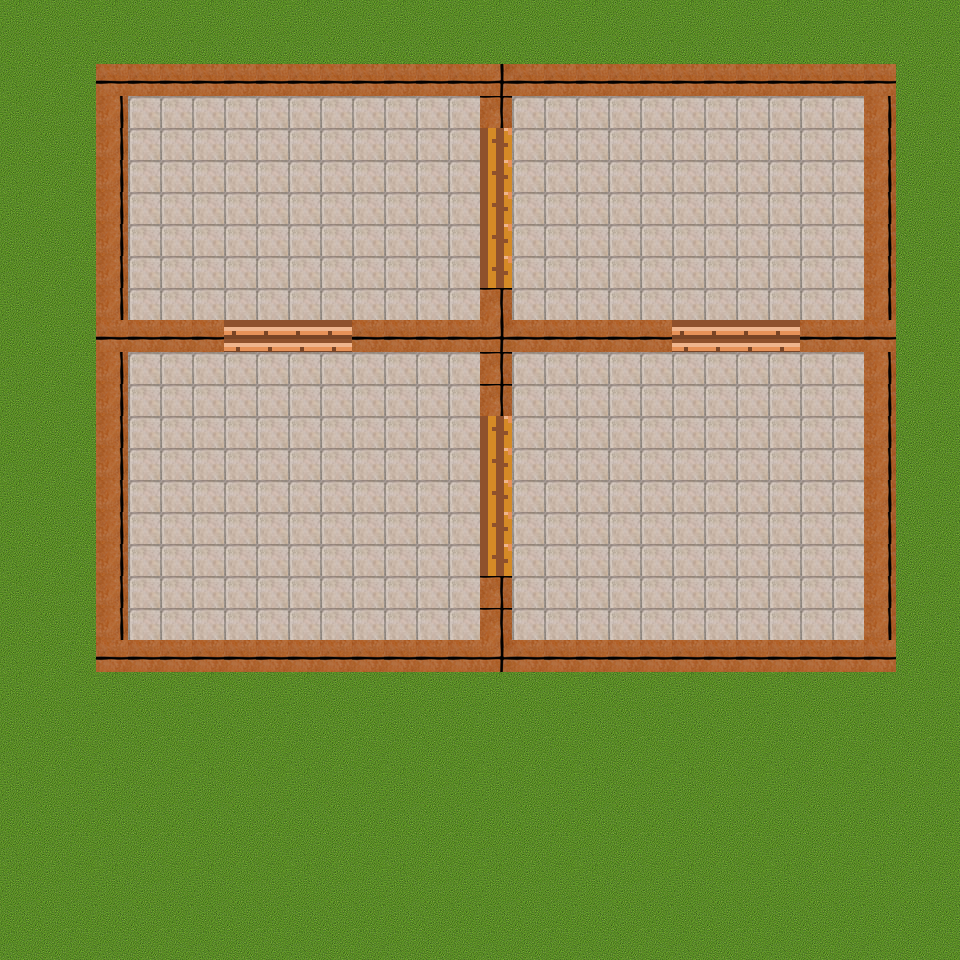

The image is a tile-based game level rendered from a .tmx file. Its description and source (layers, tilesets, objects; grid data summarised) follow:
An orthogonal 30x30 tile map with 32x32 px tiles, 1 tile layer (Capa de Patrones 1), 4 tilesets.

<map version="1.0" orientation="orthogonal" renderorder="right-down" width="30" height="30" tilewidth="32" tileheight="32">
 <tileset firstgid="1" name="hierba" tilewidth="32" tileheight="32">
  <image source="hierba.png" width="100" height="100" />
 </tileset>
 <tileset firstgid="10" name="Pared" tilewidth="32" tileheight="32">
  <image source="pared.png" width="300" height="300" />
  <terraintypes>
   <terrain name="Nuevo Terreno" tile="-1" />
  </terraintypes>
  <tile id="0">
   <properties>
    <property name="colision" value="true" />
   </properties>
  </tile>
  <tile id="1">
   <properties>
    <property name="colision" value="true" />
   </properties>
  </tile>
  <tile id="2">
   <properties>
    <property name="colision" value="true" />
   </properties>
  </tile>
  <tile id="3">
   <properties>
    <property name="colision" value="true" />
   </properties>
  </tile>
  <tile id="4">
   <properties>
    <property name="colision" value="true" />
   </properties>
  </tile>
  <tile id="5">
   <properties>
    <property name="colision" value="true" />
   </properties>
  </tile>
  <tile id="6">
   <properties>
    <property name="colision" value="true" />
   </properties>
  </tile>
  <tile id="7">
   <properties>
    <property name="colision" value="true" />
   </properties>
  </tile>
  <tile id="8">
   <properties>
    <property name="colision" value="true" />
   </properties>
  </tile>
  <tile id="9">
   <properties>
    <property name="colision" value="true" />
   </properties>
  </tile>
  <tile id="10">
   <properties>
    <property name="colision" value="true" />
   </properties>
  </tile>
  <tile id="11">
   <properties>
    <property name="colision" value="true" />
   </properties>
  </tile>
  <tile id="12">
   <properties>
    <property name="colision" value="true" />
   </properties>
  </tile>
  <tile id="13">
   <properties>
    <property name="colision" value="true" />
   </properties>
  </tile>
  <tile id="14">
   <properties>
    <property name="colision" value="true" />
   </properties>
  </tile>
  <tile id="15">
   <properties>
    <property name="colision" value="true" />
   </properties>
  </tile>
  <tile id="16">
   <properties>
    <property name="colision" value="true" />
   </properties>
  </tile>
  <tile id="17">
   <properties>
    <property name="colision" value="true" />
   </properties>
  </tile>
  <tile id="18">
   <properties>
    <property name="colision" value="true" />
   </properties>
  </tile>
  <tile id="19">
   <properties>
    <property name="colision" value="true" />
   </properties>
  </tile>
  <tile id="20">
   <properties>
    <property name="colision" value="true" />
   </properties>
  </tile>
  <tile id="21">
   <properties>
    <property name="colision" value="true" />
   </properties>
  </tile>
  <tile id="22">
   <properties>
    <property name="colision" value="true" />
   </properties>
  </tile>
  <tile id="23">
   <properties>
    <property name="colision" value="true" />
   </properties>
  </tile>
  <tile id="24">
   <properties>
    <property name="colision" value="true" />
   </properties>
  </tile>
  <tile id="25">
   <properties>
    <property name="colision" value="true" />
   </properties>
  </tile>
  <tile id="26">
   <properties>
    <property name="colision" value="true" />
   </properties>
  </tile>
  <tile id="27">
   <properties>
    <property name="colision" value="true" />
   </properties>
  </tile>
  <tile id="28">
   <properties>
    <property name="colision" value="true" />
   </properties>
  </tile>
  <tile id="29">
   <properties>
    <property name="colision" value="true" />
   </properties>
  </tile>
  <tile id="30">
   <properties>
    <property name="colision" value="true" />
   </properties>
  </tile>
  <tile id="31">
   <properties>
    <property name="colision" value="true" />
   </properties>
  </tile>
  <tile id="32">
   <properties>
    <property name="colision" value="true" />
   </properties>
  </tile>
  <tile id="33">
   <properties>
    <property name="colision" value="true" />
   </properties>
  </tile>
  <tile id="34">
   <properties>
    <property name="colision" value="true" />
   </properties>
  </tile>
  <tile id="35">
   <properties>
    <property name="colision" value="true" />
   </properties>
  </tile>
  <tile id="36">
   <properties>
    <property name="colision" value="true" />
   </properties>
  </tile>
  <tile id="37">
   <properties>
    <property name="colision" value="true" />
   </properties>
  </tile>
  <tile id="38">
   <properties>
    <property name="colision" value="true" />
   </properties>
  </tile>
  <tile id="39">
   <properties>
    <property name="colision" value="true" />
   </properties>
  </tile>
  <tile id="40">
   <properties>
    <property name="colision" value="true" />
   </properties>
  </tile>
  <tile id="41">
   <properties>
    <property name="colision" value="true" />
   </properties>
  </tile>
  <tile id="42">
   <properties>
    <property name="colision" value="true" />
   </properties>
  </tile>
  <tile id="43">
   <properties>
    <property name="colision" value="true" />
   </properties>
  </tile>
  <tile id="44">
   <properties>
    <property name="colision" value="true" />
   </properties>
  </tile>
  <tile id="45">
   <properties>
    <property name="colision" value="true" />
   </properties>
  </tile>
  <tile id="46">
   <properties>
    <property name="colision" value="true" />
   </properties>
  </tile>
  <tile id="47">
   <properties>
    <property name="colision" value="true" />
   </properties>
  </tile>
  <tile id="48">
   <properties>
    <property name="colision" value="true" />
   </properties>
  </tile>
  <tile id="49">
   <properties>
    <property name="colision" value="true" />
   </properties>
  </tile>
  <tile id="50">
   <properties>
    <property name="colision" value="true" />
   </properties>
  </tile>
  <tile id="51">
   <properties>
    <property name="colision" value="true" />
   </properties>
  </tile>
  <tile id="52">
   <properties>
    <property name="colision" value="true" />
   </properties>
  </tile>
  <tile id="53">
   <properties>
    <property name="colision" value="true" />
   </properties>
  </tile>
  <tile id="54">
   <properties>
    <property name="colision" value="true" />
   </properties>
  </tile>
  <tile id="55">
   <properties>
    <property name="colision" value="true" />
   </properties>
  </tile>
  <tile id="56">
   <properties>
    <property name="colision" value="true" />
   </properties>
  </tile>
  <tile id="57">
   <properties>
    <property name="colision" value="true" />
   </properties>
  </tile>
  <tile id="58">
   <properties>
    <property name="colision" value="true" />
   </properties>
  </tile>
  <tile id="59">
   <properties>
    <property name="colision" value="true" />
   </properties>
  </tile>
  <tile id="60">
   <properties>
    <property name="colision" value="true" />
   </properties>
  </tile>
  <tile id="61">
   <properties>
    <property name="colision" value="true" />
   </properties>
  </tile>
  <tile id="62">
   <properties>
    <property name="colision" value="true" />
   </properties>
  </tile>
  <tile id="63">
   <properties>
    <property name="colision" value="true" />
   </properties>
  </tile>
  <tile id="64">
   <properties>
    <property name="colision" value="true" />
   </properties>
  </tile>
  <tile id="65">
   <properties>
    <property name="colision" value="true" />
   </properties>
  </tile>
  <tile id="66">
   <properties>
    <property name="colision" value="true" />
   </properties>
  </tile>
  <tile id="67">
   <properties>
    <property name="colision" value="true" />
   </properties>
  </tile>
  <tile id="68">
   <properties>
    <property name="colision" value="true" />
   </properties>
  </tile>
  <tile id="69">
   <properties>
    <property name="colision" value="true" />
   </properties>
  </tile>
  <tile id="70">
   <properties>
    <property name="colision" value="true" />
   </properties>
  </tile>
  <tile id="71">
   <properties>
    <property name="colision" value="true" />
   </properties>
  </tile>
  <tile id="72">
   <properties>
    <property name="colision" value="true" />
   </properties>
  </tile>
  <tile id="73">
   <properties>
    <property name="colision" value="true" />
   </properties>
  </tile>
  <tile id="74">
   <properties>
    <property name="colision" value="true" />
   </properties>
  </tile>
  <tile id="75">
   <properties>
    <property name="colision" value="true" />
   </properties>
  </tile>
  <tile id="76">
   <properties>
    <property name="colision" value="true" />
   </properties>
  </tile>
  <tile id="77">
   <properties>
    <property name="colision" value="true" />
   </properties>
  </tile>
  <tile id="78">
   <properties>
    <property name="colision" value="true" />
   </properties>
  </tile>
  <tile id="79">
   <properties>
    <property name="colision" value="true" />
   </properties>
  </tile>
  <tile id="80">
   <properties>
    <property name="colision" value="true" />
   </properties>
  </tile>
 </tileset>
 <tileset firstgid="91" name="Puerta" tilewidth="32" tileheight="32">
  <image source="puerta.png" width="127" height="128" />
 </tileset>
 <tileset firstgid="103" name="Suelo" tilewidth="32" tileheight="32">
  <image source="suelo.jpg" width="375" height="375" />
 </tileset>
 <layer name="Capa de Patrones 1" width="30" height="30">
  <data>[900 cells, 900 non-empty, 16 distinct tile ids]</data>
 </layer>
</map>
